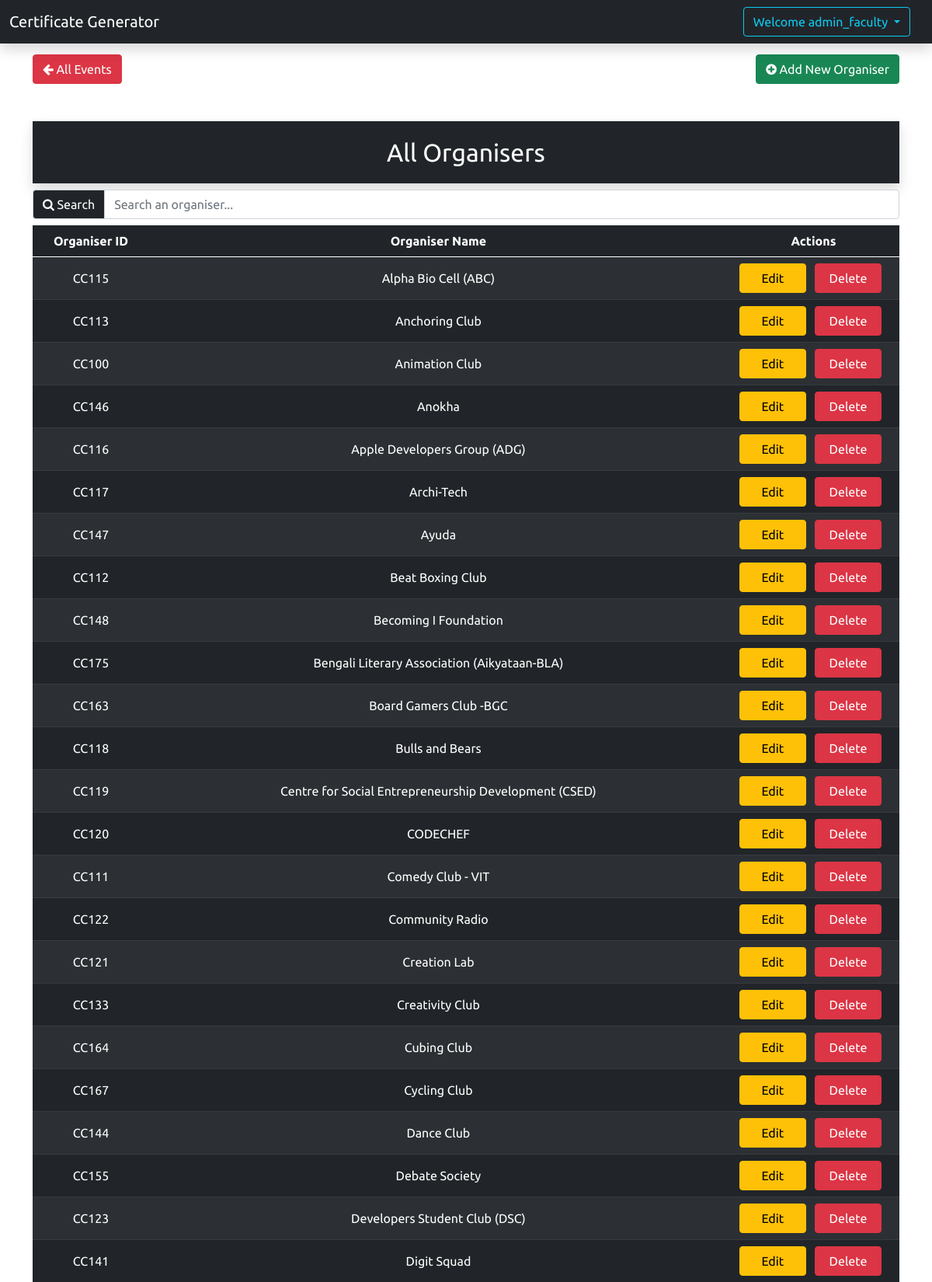
Page /organisers.php (signed in, upper part) on the committed database.
### tables this page shows
CREATE TABLE `organisers` (
  `id` char(5) NOT NULL,
  `organiser_name` varchar(100) NOT NULL
);

### organisers.php (the view, shortened to what this page needs)
<?php
require_once 'dbConfig.php';
include 'header.php';
$SELECT_ORGANISERS = "SELECT * FROM organisers ORDER BY organiser_name";
$stmt = $conn->query($SELECT_ORGANISERS);
$data_organisers = [];
if ($stmt->num_rows > 0) :
    while ($row = $stmt->fetch_assoc()) :
        $data_organisers[] = $row;
    endwhile;
endif;
?>
<div class="container" style="margin-top: 70px;">
    <button class="btn btn-danger loading_btn" type="button" onclick='location.href="home"'><i aria-hidden="true" class="fa fa-arrow-left"></i> All Events</button>
    <button class="btn btn-success float-end" type="button" data-bs-toggle="modal" data-bs-target="#add_organiser_form"><i aria-hidden="true" class="fa fa-plus-circle"></i> Add New Organiser</button>
    <div class="bg-dark text-white p-3 shadow mt-5 text-center fs-2">
        <span>All Organisers</span>
    </div>
    <div class="input-group mt-2">
        <span class="input-group-text bg-dark text-white" id="search_organisers_input"><i class="fa fa-search" aria-hidden="true"></i>&nbsp;Search</span>
        <input type="text" class="form-control" id="organisers_search" aria-describedby="search_organisers_input" placeholder="Search an organiser...">
    </div>
    <div class="table-responsive mt-2">
        <table class="table table-dark table-hover text-center table-striped">
            <thead>
                <tr class="align-middle">
                    <th>Organiser ID</th>
                    <th>Organiser Name</th>
                    <th>Actions</th>
                </tr>
            </thead>
            <tbody id="organisers_table_body">
                <?php
                if (count($data_organisers) > 0) :
                    foreach ($data_organisers as $entry_organiser) :
                ?>
                        <tr class="align-middle">
                            <td><?= $entry_organiser['id']; ?></td>
                            <td><?= $entry_organiser['organiser_name']; ?></td>
                            <td>
                                <button type="button" class="btn btn-warning col-5 me-2" data-bs-toggle="modal" data-bs-target="#edit_organiser_form<?= $entry_organiser['id']; ?>">Edit</button>
                                <a href="deleteOrganiser?oid=<?= $entry_organiser['id']; ?>" class="delete_organiser">
                                    <button type="button" class="btn btn-danger col-5 me-2">Delete</button>
                                </a>
                            </td>
                        </tr>
                <?php
                    endforeach;
                endif;
                ?>
            </tbody>
        </table>
    </div>
</div>
<?php
include 'footer.php';
?>

### css/style.css (style rules this page uses)
body { font-family: "Ubuntu", sans-serif; }

### rows in the picture
organisers: id "CC115", organiser_name "Alpha Bio Cell (ABC)"
organisers: id "CC113", organiser_name "Anchoring Club"
organisers: id "CC100", organiser_name "Animation Club"
organisers: id "CC146", organiser_name "Anokha"
organisers: id "CC116", organiser_name "Apple Developers Group (ADG)"
organisers: id "CC117", organiser_name "Archi-Tech"
organisers: id "CC147", organiser_name "Ayuda"
organisers: id "CC112", organiser_name "Beat Boxing Club"
organisers: id "CC148", organiser_name "Becoming I Foundation"
organisers: id "CC175", organiser_name "Bengali Literary Association (Aikyataan-BLA)"
organisers: id "CC163", organiser_name "Board Gamers Club -BGC"
organisers: id "CC118", organiser_name "Bulls and Bears"
organisers: id "CC119", organiser_name "Centre for Social Entrepreneurship Development (CSED)"
organisers: id "CC120", organiser_name "CODECHEF"
organisers: id "CC111", organiser_name "Comedy Club - VIT"
organisers: id "CC122", organiser_name "Community Radio"
organisers: id "CC121", organiser_name "Creation Lab"
organisers: id "CC133", organiser_name "Creativity Club"
organisers: id "CC164", organiser_name "Cubing Club"
organisers: id "CC167", organiser_name "Cycling Club"
organisers: id "CC144", organiser_name "Dance Club"
organisers: id "CC155", organiser_name "Debate Society"
organisers: id "CC123", organiser_name "Developers Student Club (DSC)"
organisers: id "CC141", organiser_name "Digit Squad"

### other values in the picture
$_SESSION['user'] "admin_faculty"
